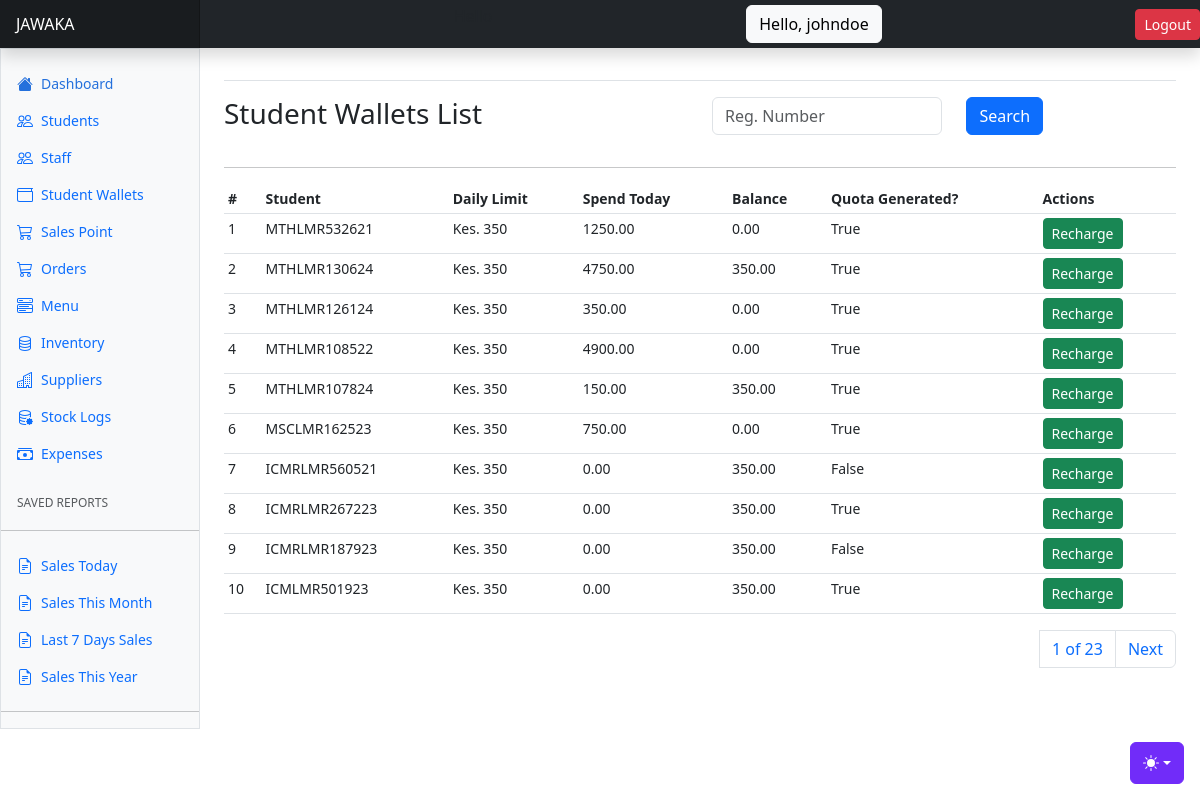
Screenshot of /students/student-wallets/ (signed in) with the database file from the repository.
### apps/users/models.py (models this page shows, shortened)
class User(AbstractUser):
    role = models.CharField(choices=ROLE_CHOICES, max_length=32, null=True)
    phone_number = models.CharField(max_length=255, null=True)
    id_number = models.CharField(max_length=255, null=True)
    gender = models.CharField(max_length=255, null=True)

### apps/students/models.py (models this page shows, shortened)
class StudentWallet(AbstractBaseModel):
    student = models.OneToOneField(Student, on_delete=models.CASCADE, related_name="studentwallet")
    balance = models.DecimalField(max_digits=20, decimal_places=2)
    total_spend_today = models.DecimalField(max_digits=20, decimal_places=2, default=0)
    def today_quota_generated(self):
        return True if self.modified.date() == date_today else False

class Student(AbstractBaseModel):
    user = models.OneToOneField("users.User", on_delete=models.CASCADE)
    student_type = models.CharField(max_length=255, choices=STUDENT_TYPES)
    registration_number = models.CharField(max_length=255)
    status = models.CharField(max_length=255, choices=STUDENT_STATUS)
    added_on = models.DateField(null=True)
    credit_limit = models.DecimalField(max_digits=100, decimal_places=2, default=0)
    def __str__(self):
        return self.registration_number

### apps/students/views.py (the view, shortened to what this page needs)
# urls.py: path("student-wallets/", student_wallets, name="student-wallets"),
@login_required(login_url="/users/login/")
def student_wallets(request):
    wallets = StudentWallet.objects.all()
    paginator = Paginator(wallets, 10)
    page_number = request.GET.get("page")
    page_obj = paginator.get_page(page_number)
    context = {
        "wallets": wallets,
        "page_obj": page_obj
    }
    return render(request, "students/student_wallets.html", context)

### templates/students/student_wallets.html (shortened to what this page needs)
{% extends "base.html" %}
{% block content %}
<div class="row">
    <div class="col-6">
        <h3>Student Wallets List</h3>
    </div>
    <div class="col-6">
      <form method="POST">
        <div class="input-group mb-3">
          <div class="row">
            <div class="col-8">
              <input type="text" class="form-control" id="reg_number" name="reg_number" placeholder="Reg. Number" >
            </div>
            <div class="col-4">
              <button class="btn btn-primary">Search</button>
            </div>
          </div>
        </div>
      </form>
    </div>
</div>
<hr/>
      <div class="table-responsive small">
        <table class="table table-sm">
          <thead>
            <tr>
              <th scope="col">#</th>
              <th scope="col">Student</th>
              <th scope="col">Daily Limit</th>
              <th scope="col">Spend Today</th>
              <th scope="col">Balance</th>
              <th scope="col">Quota Generated?</th>
              <th scope="col">Actions</th>
            </tr>
          </thead>
          <tbody>
            {% for student_wallet in page_obj %}
            <tr>
              <td>{{student_wallet.id}}</td>
              <td>{{student_wallet.student}}</td>
              {% if student_wallet.student.student_type == "Boarder" %}
              <td>Kes. 350</td>
              {% else %}
              <td>No Limit</td>
              {% endif %}
              <td>{{student_wallet.total_spend_today}}</td>
              <td>{{student_wallet.balance}}</td>
              <td>
                {{student_wallet.today_quota_generated}}
              </td>
              <td><a class="btn btn-success btn-sm" data-bs-toggle="modal" data-bs-target="#rechargeRequestModal">Recharge</a></td>
            </tr>
            {% endfor %}
          </tbody>
        </table>
        <div>
          <nav aria-label="Page navigation example">
            <ul class="pagination justify-content-end">
              <a class="page-link" href="#">{{ page_obj.number }} of {{ page_obj.paginator.num_pages }}</a>
              {% if page_obj.has_next %}
              <li class="page-item"><a class="page-link" href="?page={{ page_obj.next_page_number }}">Next</a></li>
              {% endif %}
            </ul>
          </nav>
        </div>
      </div>
{% endblock content %}

### templates/base.html (shortened to what this page needs)
{% load static %}
<!doctype html>
<html lang="en" data-bs-theme="auto">
  <head><script src="{% static 'assets/js/color-modes.js' %}"></script>
    <link rel="stylesheet" href="https://cdn.jsdelivr.net/npm/@docsearch/css@3">
<link href="{%  static 'assets/dist/css/bootstrap.min.css' %}" rel="stylesheet">
    <link href="https://cdn.jsdelivr.net/npm/bootstrap-icons@1.10.3/font/bootstrap-icons.css" rel="stylesheet">
    <link href="{% static 'dashboard.css' %}" rel="stylesheet">
  </head>
  <body>
    <div class="dropdown position-fixed bottom-0 end-0 mb-3 me-3 bd-mode-toggle">
      <button class="btn btn-bd-primary py-2 dropdown-toggle d-flex align-items-center"
              id="bd-theme"
              type="button"
              aria-expanded="false"
              data-bs-toggle="dropdown"
              aria-label="Toggle theme (auto)">
        <svg class="bi my-1 theme-icon-active" width="1em" height="1em"><use href="#circle-half"></use></svg>
      </button>
    </div>
<header class="navbar sticky-top bg-dark flex-md-nowrap p-0 shadow" data-bs-theme="dark">
  <a class="navbar-brand col-md-3 col-lg-2 me-0 px-3 fs-6 text-white" href="{% url 'home' %}">JAWAKA</a>
  <p>Hello</p>
  <button class="btn btn-light">Hello, {{request.user.username}}</button>
  <a href="{% url 'logout' %}" class="btn btn-danger btn-sm">Logout</a>
</header>
<div class="container-fluid">
  <div class="row">
    {% include "includes/sidebar.html" %}
    <main class="col-md-9 ms-sm-auto col-lg-10 px-md-4">
      <div class="d-flex justify-content-between flex-wrap flex-md-nowrap align-items-center pt-3 pb-2 mb-3 border-bottom">
      </div>
      {% block content %}
      {% endblock content %}
  </main>
  </div>
</div>
    </body>
</html>

### static/dashboard.css (style rules this page uses)
.bi { display: inline-block; width: 1rem; height: 1rem; }
.navbar-brand { padding-top: .75rem; padding-bottom: .75rem; background-color: rgba(0, 0, 0, .25); box-shadow: inset -1px 0 0 rgba(0, 0, 0, .25); }

### templates/base.html (style rules this page uses)
.bi { vertical-align: -.125em; fill: currentColor; }
.btn-bd-primary { --bd-violet-bg: #712cf9; --bd-violet-rgb: 112.520718, 44.062154, 249.437846; --bs-btn-font-weight: 600; --bs-btn-color: var(--bs-white); --bs-btn-bg: var(--bd-violet-bg); --bs-btn-border-color: var(--bd-violet-bg); --bs-btn-hover-color: var(--bs-white); --bs-btn-hover-bg: #6528e0; --bs-btn-hover-border-color: #6528e0; --bs-btn-focus-shadow-rgb: var(--bd-violet-rgb); --bs-btn-active-color: var(--bs-btn-hover-color); --bs-btn-active-bg: #5a23c8; --bs-btn-active-border-color: #5a23c8; }
.bd-mode-toggle { z-index: 1500; }

### rows the page displays
User: user.username "johndoe"
StudentWallet: id "1", student "MTHLMR532621", shows "Kes. 350", total_spend_today "1250.00", balance "0.00", today_quota_generated "True"
StudentWallet: id "2", student "MTHLMR130624", shows "Kes. 350", total_spend_today "4750.00", balance "350.00", today_quota_generated "True"
StudentWallet: id "3", student "MTHLMR126124", shows "Kes. 350", total_spend_today "350.00", balance "0.00", today_quota_generated "True"
StudentWallet: id "4", student "MTHLMR108522", shows "Kes. 350", total_spend_today "4900.00", balance "0.00", today_quota_generated "True"
StudentWallet: id "5", student "MTHLMR107824", shows "Kes. 350", total_spend_today "150.00", balance "350.00", today_quota_generated "True"
StudentWallet: id "6", student "MSCLMR162523", shows "Kes. 350", total_spend_today "750.00", balance "0.00", today_quota_generated "True"
StudentWallet: id "7", student "ICMRLMR560521", shows "Kes. 350", total_spend_today "0.00", balance "350.00", today_quota_generated "False"
StudentWallet: id "8", student "ICMRLMR267223", shows "Kes. 350", total_spend_today "0.00", balance "350.00", today_quota_generated "True"
StudentWallet: id "9", student "ICMRLMR187923", shows "Kes. 350", total_spend_today "0.00", balance "350.00", today_quota_generated "False"
StudentWallet: id "10", student "ICMLMR501923", shows "Kes. 350", total_spend_today "0.00", balance "350.00", today_quota_generated "True"

### other values shown
{{ page_obj.number }} "1"
{{ page_obj.paginator.num_pages }} "23"
